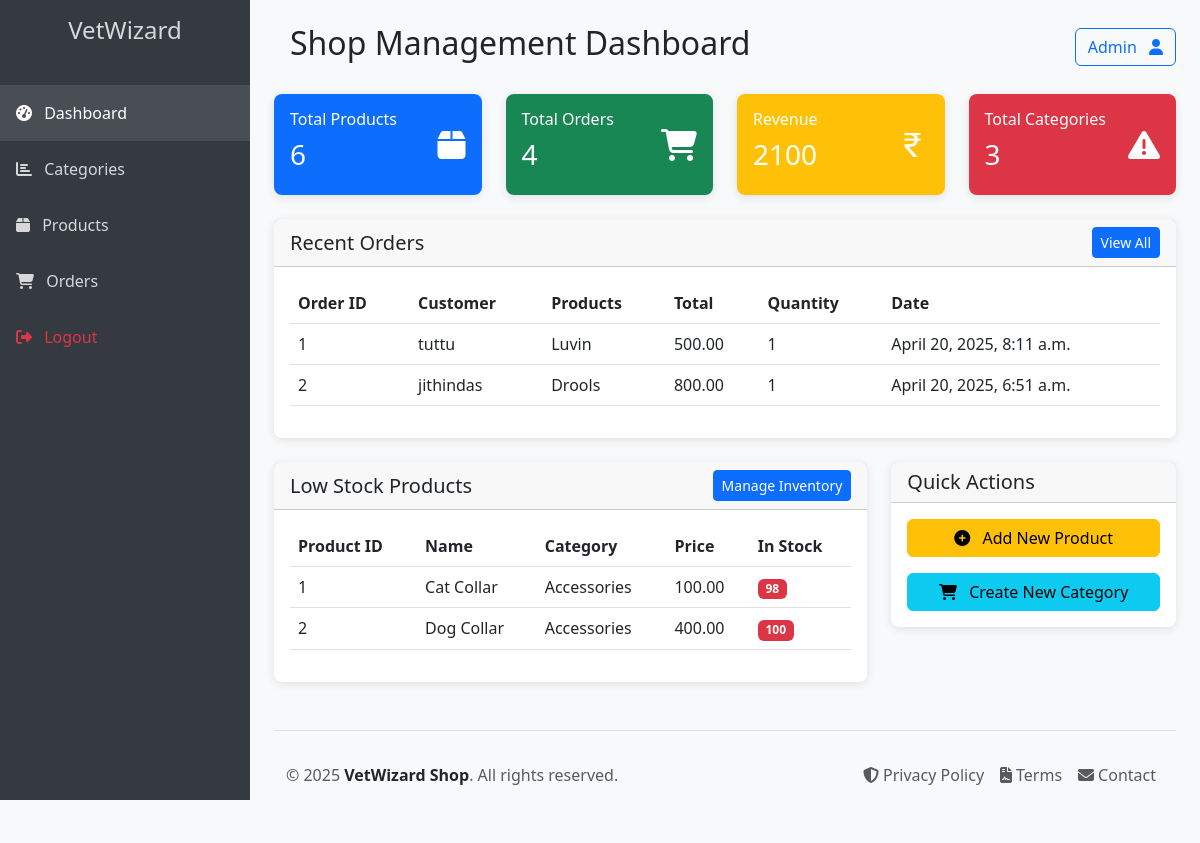
The app's page /shop/shop with its own data.
### shop/models.py (models this page shows, shortened)
class Cart(models.Model):
    user = models.ForeignKey(settings.AUTH_USER_MODEL, on_delete=models.CASCADE)  # Reference custom user model
    product = models.ForeignKey(Product, on_delete=models.CASCADE)
    quantity = models.PositiveIntegerField(default=1)
    added_at = models.DateTimeField(auto_now_add=True)
    total_price = models.DecimalField(max_digits=10, decimal_places=2, default=Decimal('0.00'))
    buy=models.BooleanField(default=False)

class Product(models.Model):
    category = models.ForeignKey(Product_Category, on_delete=models.CASCADE, related_name='products')
    name = models.CharField(max_length=255)
    description = models.TextField()
    price = models.DecimalField(max_digits=10, decimal_places=2)
    stock = models.PositiveIntegerField()
    image = models.ImageField(upload_to='products/')
    created_at = models.DateTimeField(auto_now_add=True)
    def __str__(self):
        return self.name

class Product_Category(models.Model):
    name = models.CharField(max_length=100, unique=True)
    description = models.TextField(blank=True)
    created_at = models.DateTimeField(auto_now_add=True)
    def __str__(self):
        return self.name

### admins/models.py (models this page shows)
class User(AbstractUser):
    user_type = models.CharField(max_length=20, choices=[
        ('doctor', 'doctor'),
        ('user', 'user')
    ])
    is_approved=models.BooleanField(default=False,null=True,blank=True)
    def __str__(self):
        return self.username

### shop/views.py (the view)
# urls.py: path('shop', Shop_View.as_view(), name='shop'),
class Shop_View(View):
    def get(self,request):
        orders = Cart.objects.filter(buy=True)
        total_orders = orders.count()
        total_revenue = orders.aggregate(Sum('total_price'))['total_price__sum'] or 0
        order=Cart.objects.filter(buy=True).order_by('-id')[:2]
        product=Product.objects.all().order_by('-id')[:2]
        total_products = Product.objects.count()
        total_categories = Product_Category.objects.count()
        return render(request,'shop.html',{'order':order,'product':product,'total_products':total_products,
                                           'total_categories':total_categories,'total_orders':total_orders,
                                           'total_revenue':total_revenue})

### shop/templates/shop.html (shortened to what this page needs)
<!DOCTYPE html>
<html lang="en">
<head>
  <link href="https://cdnjs.cloudflare.com/ajax/libs/bootstrap/5.3.0/css/bootstrap.min.css" rel="stylesheet">
  <link href="https://cdnjs.cloudflare.com/ajax/libs/font-awesome/6.4.0/css/all.min.css" rel="stylesheet">
  <link rel="stylesheet" href="https://cdn.jsdelivr.net/npm/bootstrap-icons@1.11.3/font/bootstrap-icons.min.css">
</head>
<body>
  <div class="wrapper">
    <nav id="sidebar">
      <div class="p-3 text-center">
        <h4 class="text-white"><a class="nav-link" href="{% url 'admin' %}">VetWizard</a></h4>
      </div>
      <div class="pt-3">
        <ul class="nav flex-column">
          <li class="nav-item">
            <a class="nav-link active py-3 px-3" href="{% url 'shop' %}">
              <i class="fas fa-tachometer-alt me-2"></i> Dashboard
            </a>
          </li>
          <li class="nav-item">
            <a class="nav-link py-3 px-3" href="{% url 'category_add' %}">
              <i class="fas fa-chart-bar me-2"></i> Categories
            </a>
          </li>
          <li class="nav-item">
            <a class="nav-link py-3 px-3" href="{% url 'product_add' %}">
              <i class="fas fa-box me-2"></i> Products
            </a>
          </li>
          <li class="nav-item">
            <a class="nav-link py-3 px-3" href="{% url 'all_order' %}">
              <i class="fas fa-shopping-cart me-2"></i> Orders
            </a>
          </li>
          <li class="nav-item">
            <a class="nav-link py-3 px-3 text-danger" href="{% url 'logout' %}">
              <i class="fas fa-sign-out-alt me-2"></i> Logout
            </a>
          </li>
        </ul>
      </div>
    </nav>
    <div id="content" class="px-4 py-4">
      {% block content %}
      <div class="d-flex justify-content-between align-items-center mb-4">
        <div>
          <h2 class="d-inline-block ms-3">Shop Management Dashboard</h2>
        </div>
        <div>
          <button class="btn btn-outline-primary">Admin <i class="fas fa-user ms-2"></i></button>
        </div>
      </div>
      <div class="row mb-4">
        <div class="col-md-3">
          <div class="card text-white bg-primary">
            <div class="card-body">
              <div class="d-flex justify-content-between align-items-center">
                <div>
                  <h6 class="card-title">Total Products</h6>
                  <h3>{{total_products}}</h3>
                </div>
                <i class="fas fa-box fa-2x"></i>
              </div>
            </div>
          </div>
        </div>
        <div class="col-md-3">
          <div class="card text-white bg-success">
            <div class="card-body">
              <div class="d-flex justify-content-between align-items-center">
                <div>
                  <h6 class="card-title">Total Orders </h6>
                  <h3>{{total_orders}}</h3>
                </div>
                <i class="fas fa-shopping-cart fa-2x"></i>
              </div>
            </div>
          </div>
        </div>
        <div class="col-md-3">
          <div class="card text-white bg-warning">
            <div class="card-body">
              <div class="d-flex justify-content-between align-items-center">
                <div>
                  <h6 class="card-title">Revenue</h6>
                  <h3>{{total_revenue}}</h3>
                </div>
                <i class="bi bi-currency-rupee fa-2x"></i>
              </div>
            </div>
          </div>
        </div>
        <div class="col-md-3">
          <div class="card text-white bg-danger">
            <div class="card-body">
              <div class="d-flex justify-content-between align-items-center">
                <div>
                  <h6 class="card-title">Total Categories</h6>
                  <h3>{{total_categories}}</h3>
                </div>
                <i class="fas fa-exclamation-triangle fa-2x"></i>
              </div>
            </div>
          </div>
        </div>
      </div>
      <div class="card mb-4">
        <div class="card-header d-flex justify-content-between align-items-center">
          <h5 class="mb-0">Recent Orders</h5>
          <a class="btn btn-sm btn-primary" href="{% url 'all_order' %}">View All</a>
        </div>
        <div class="card-body">
          <div class="table-responsive">
            <table class="table table-hover">
              <thead>
                <tr>
                  <th>Order ID</th>
                  <th>Customer</th>
                  <th>Products</th>
                  <th>Total</th>
                  <th>Quantity</th>
                  <th>Date</th>
                </tr>
              </thead>
              <tbody>
                {% for i in order %}
                <tr>
                  <td>{{ forloop.counter }}</td>
                  <td>{{i.user}}</td>
                  <td>{{i.product}}</td>
                  <td>{{i.total_price}}</td>
                  <td>{{i.quantity}}</td>
                  <td>{{i.added_at}}</td>
                </tr>
                {% endfor %}
              </tbody>
            </table>
          </div>
        </div>
      </div>
      <div class="row">
        <div class="col-md-8">
          <div class="card">
            <div class="card-header d-flex justify-content-between align-items-center">
              <h5 class="mb-0">Low Stock Products</h5>
              <a class="btn btn-sm btn-primary" href="{% url 'product_add' %}">Manage Inventory</a>
            </div>
            <div class="card-body">
              <div class="table-responsive">
                <table class="table table-hover">
                  <thead>
                    <tr>
                      <th>Product ID</th>
                      <th>Name</th>
                      <th>Category</th>
                      <th>Price</th>
                      <th>In Stock</th>
                    </tr>
                  </thead>
                  <tbody>
                    {% for i in product %}
                    <tr>
                      <td>{{ forloop.counter }}</td>
                      <td>{{ i.name }}</td>
                      <td>{{ i.category }}</td>
                      <td>{{ i.price }}</td>
                      <td><span class="badge bg-danger">{{ i.stock }}</span></td>
                    </tr>
                    {% endfor %}
                  </tbody>
                </table>
              </div>
            </div>
          </div>
        </div>
        <div class="col-md-4">
          <div class="card">
            <div class="card-header">
              <h5 class="mb-0">Quick Actions</h5>
            </div>
            <div class="card-body">
              <div class="d-grid gap-3">
                <a class="btn btn-warning" href="{% url 'product_add' %}"><i class="fas fa-plus-circle me-2"></i> Add New Product</a>
                <a class="btn btn-info" href="{% url 'category_add' %}"><i class="fas fa-shopping-cart me-2"></i> Create New Category</a>
              </div>
            </div>
          </div>
        </div>
      </div>
      {% endblock %}
      <footer class="mt-5 py-4 bg-light border-top">
        <div class="container d-flex flex-column flex-md-row justify-content-between align-items-center">
          <div class="mb-3 mb-md-0 text-center text-md-start">
            <span class="text-muted">© 2025 <strong><a href="#" class="text-decoration-none text-dark">VetWizard Shop</a></strong>. All rights reserved.</span>
          </div>
          <ul class="nav justify-content-center justify-content-md-end">
            <li class="nav-item">
              <a class="nav-link px-2 text-muted" href="#"><i class="fas fa-shield-alt me-1"></i>Privacy Policy</a>
            </li>
            <li class="nav-item">
              <a class="nav-link px-2 text-muted" href="#"><i class="fas fa-file-contract me-1"></i>Terms</a>
            </li>
            <li class="nav-item">
              <a class="nav-link px-2 text-muted" href="#"><i class="fas fa-envelope me-1"></i>Contact</a>
            </li>
          </ul>
        </div>
      </footer>
    </div>
  </div>
</body>
</html>

### shop/templates/shop.html (style rules this page uses)
body { background-color: #f8f9fa; padding-left: 0; transition: padding-left 0.3s; }
.wrapper { display: flex; width: 100%; align-items: stretch; }
#sidebar { min-width: 250px; max-width: 250px; background-color: #343a40; color: white; position: fixed; top: 0; left: 0; height: 100vh; z-index: 999; transition: margin-left 0.3s; }
#content { width: calc(100% - 250px); min-height: 100vh; transition: all 0.3s; position: absolute; top: 0; right: 0; }
.nav-link { color: rgba(255,255,255,0.8); }
.nav-link:hover, .nav-link.active { color: white; background-color: rgba(255,255,255,0.1); }
.card { border: none; border-radius: 8px; box-shadow: 0 2px 10px rgba(0,0,0,0.1); }

### records on screen
Cart: user "tuttu", product "Luvin", total_price "500.00", quantity "1", added_at "April 20, 2025, 8:11 a.m."
Cart: user "jithindas", product "Drools", total_price "800.00", quantity "1", added_at "April 20, 2025, 6:51 a.m."
Product: name "Cat Collar", category "Accessories", price "100.00", stock "98"
Product: name "Dog Collar", category "Accessories", price "400.00", stock "100"

### other values on screen
{{ total_products }} "6"
{{ total_orders }} "4"
{{ total_revenue }} "2100"
{{ total_categories }} "3"
